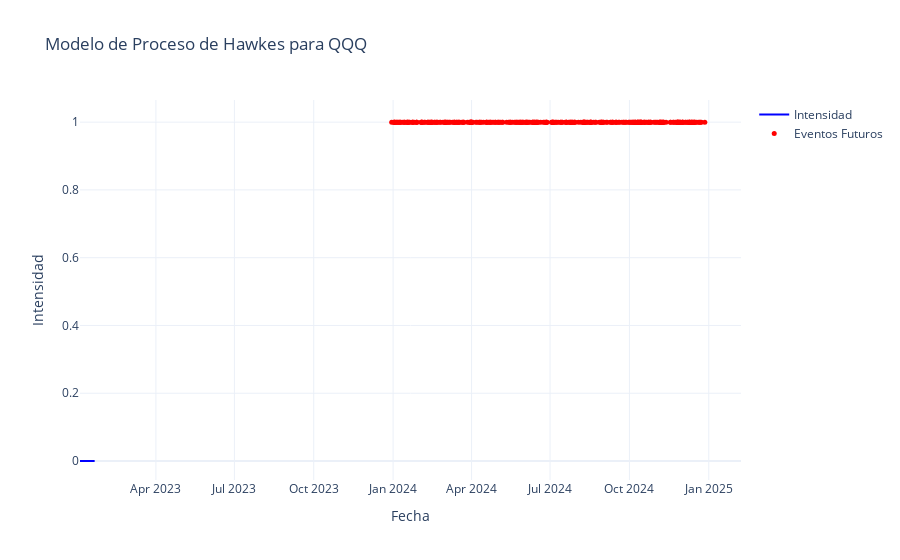

The code cell stored with this chart in its notebook:
### Code cell
import yfinance as yf
import numpy as np
import pandas as pd
import plotly.graph_objs as go
from scipy.optimize import minimize

# Descargar los datos de QQQ
data = yf.download("QQQ", start="2023-01-01", end="2023-12-31")

# Obtener los rendimientos diarios
returns = data['Adj Close'].pct_change().dropna()

# Identificar eventos: días con rendimientos superiores al cuantil 95%
event_times = returns.index[returns > returns.quantile(0.95)].astype(np.int64) / 1e9  # Convertir fechas a segundos

# Definir la función de intensidad de un proceso de Hawkes
def hawkes_intensity(t, events, mu, alpha, beta):
    intensity = mu
    for event_time in events:
        if event_time < t:
            intensity += alpha * np.exp(-beta * (t - event_time))
    return intensity

# Función de log-verosimilitud negativa
def neg_log_likelihood(params, events):
    mu, alpha, beta = params
    log_likelihood = 0.0
    for i in range(1, len(events)):
        dt = events[i] - events[i-1]
        intensity = hawkes_intensity(events[i], events[:i], mu, alpha, beta)
        log_likelihood += np.log(intensity) - intensity * dt
    return -log_likelihood

# Estimar los parámetros del proceso de Hawkes usando los datos reales
initial_params = [0.1, 0.5, 1.0]  # Valores iniciales para mu, alpha, beta

# Optimizar la log-verosimilitud negativa
result = minimize(neg_log_likelihood, initial_params, args=(event_times,), bounds=[(1e-5, None), (1e-5, None), (1e-5, None)])
mu_est, alpha_est, beta_est = result.x

# Simular el proceso de Hawkes
def simulate_hawkes(T, mu, alpha, beta):
    t = 0
    events = []
    while t < T:
        intensity = hawkes_intensity(t, events, mu, alpha, beta)
        wait_time = np.random.exponential(1.0 / intensity)
        t += wait_time
        if t < T:
            events.append(t)
    return np.array(events)

# Predicción de eventos futuros para el próximo año
future_events = simulate_hawkes(365 * 24 * 60 * 60, mu_est, alpha_est, beta_est)  # Simular un año en segundos
future_dates = pd.to_datetime(future_events, unit='s', origin=data.index[-1])

# Graficar la intensidad y eventos predichos
fig = go.Figure()

# Intensidad calculada a partir de los datos reales
intensity_values = [hawkes_intensity(t, event_times, mu_est, alpha_est, beta_est) for t in event_times]

# Graficar la intensidad del proceso
fig.add_trace(go.Scatter(x=data.index, y=intensity_values, mode='lines', name='Intensidad', line=dict(color='blue')))

# Graficar eventos futuros
fig.add_trace(go.Scatter(x=future_dates, y=np.ones_like(future_events), mode='markers', name='Eventos Futuros', marker=dict(color='red', size=5)))

# Configuración del gráfico
fig.update_layout(title='Modelo de Proceso de Hawkes para QQQ',
                  xaxis_title='Fecha',
                  yaxis_title='Intensidad',
                  template='plotly_white')

# Mostrar el gráfico
fig.show()

### Figure 1 — Plotly figure (JSON) as saved in the notebook; plotly's stock layout.template omitted (floating-point values rounded to 4 significant figures; data arrays with more than 128 entries replaced by an {"elided": "..."} marker saying what was removed)
{"data": [{"line": {"color": "blue"}, "mode": "lines", "name": "Intensidad", "type": "scatter", "x": {"elided": "250 str values"}, "y": [1e-05, 1e-05, 1e-05, 1e-05, 1e-05, 1e-05, 1e-05, 1e-05, 1e-05, 1e-05, 1e-05, 1e-05, 1e-05]}, {"marker": {"color": "red", "size": 5}, "mode": "markers", "name": "Eventos Futuros", "type": "scatter", "x": {"elided": "323 str values"}, "y": {"elided": "323 int values"}}], "layout": {"title": {"text": "Modelo de Proceso de Hawkes para QQQ"}, "xaxis": {"title": {"text": "Fecha"}}, "yaxis": {"title": {"text": "Intensidad"}}}}
